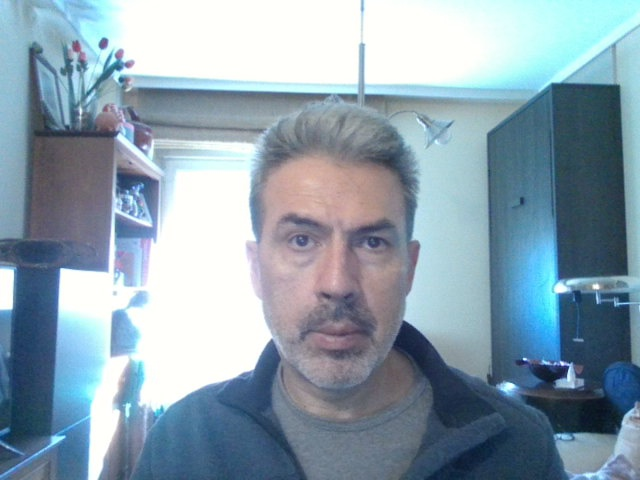
#> input picture dataset/jorge/Jorge_1736850120.904844.jpg, 640 x 480 px; its folder holds only this picture in this run
$ python preprocess.py
#> lines starting #> are read from the running program, lines starting #| are printed output that depends on the picture
import os
import cv2
import numpy as np
from PIL import Image, ImageEnhance
import shutil


def augment_and_preprocess_dataset(input_dir, output_dir, required_size=(224, 224)):
#> called with input_dir = 'dataset/jorge', output_dir = 'dataset_preprocessed/jorge', required_size = (224, 224)
    if os.path.exists(output_dir):
        shutil.rmtree(output_dir)
    os.makedirs(output_dir)

    face_cascade = cv2.CascadeClassifier(cv2.data.haarcascades + 'haarcascade_frontalface_default.xml')

    for filename in os.listdir(input_dir):
        if filename.lower().endswith(('.png', '.jpg', '.jpeg')):
            image_path = os.path.join(input_dir, filename)
            img = cv2.imread(image_path)
#> img is the input picture: shape (480, 640, 3); mean B, G, R 174, 160.2, 139.5
            gray = cv2.cvtColor(img, cv2.COLOR_BGR2GRAY)
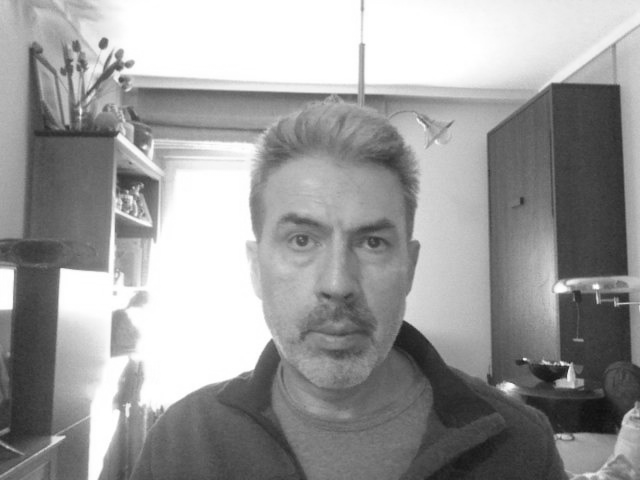
#> gray: shape (480, 640); min 16, max 255, mean 155.6

            faces = face_cascade.detectMultiScale(gray, 1.1, 4)
#> faces = [[239, 163, 197, 197]]

            for i, (x, y, w, h) in enumerate(faces):
                face = img[y:y+h, x:x+w]
                base_name = os.path.splitext(filename)[0]
                face_pil = Image.fromarray(cv2.cvtColor(face, cv2.COLOR_BGR2RGB))
                face_pil = face_pil.resize(required_size)
                output_path = os.path.join(output_dir, f"{base_name}_face_{i}.jpg")
                face_pil.save(output_path)

                flipped = face_pil.transpose(Image.FLIP_LEFT_RIGHT)
                flipped.save(os.path.join(output_dir, f"{base_name}_face_{i}_flipped.jpg"))

                enhancer = ImageEnhance.Brightness(face_pil)
                bright_img = enhancer.enhance(1.3)
                bright_img.save(os.path.join(output_dir, f"{base_name}_face_{i}_bright.jpg"))
                dark_img = enhancer.enhance(0.7)
                dark_img.save(os.path.join(output_dir, f"{base_name}_face_{i}_dark.jpg"))

                cv_face = cv2.cvtColor(np.array(face_pil), cv2.COLOR_RGB2BGR)

                for angle in [-15, 15]:
                    matrix = cv2.getRotationMatrix2D((cv_face.shape[1]/2, cv_face.shape[0]/2), angle, 1.0)
                    rotated = cv2.warpAffine(cv_face, matrix, (cv_face.shape[1], cv_face.shape[0]))
                    cv2.imwrite(os.path.join(output_dir, f"{base_name}_face_{i}_rot{angle}.jpg"), rotated)

                zoom_factor = 1.1
                zoomed = cv2.resize(cv_face, None, fx=zoom_factor, fy=zoom_factor)
                start_y = (zoomed.shape[0] - cv_face.shape[0]) // 2
                start_x = (zoomed.shape[1] - cv_face.shape[1]) // 2
                zoomed = zoomed[start_y:start_y+cv_face.shape[0], start_x:start_x+cv_face.shape[1]]
                cv2.imwrite(os.path.join(output_dir, f"{base_name}_face_{i}_zoomed.jpg"), zoomed)
#> this loop made 1 pass
#> (x, y, w, h, zoom_factor, start_y, start_x) on pass 1: (239, 163, 197, 197, 1.1, 11, 11)
#> pass 1, in augment_and_preprocess_dataset, `face = img[y:y+h, x:x+w]`:
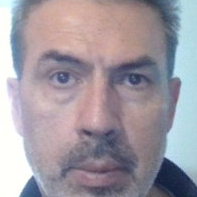
#> face: shape (197, 197, 3); mean B, G, R 162.5, 154, 160.9
#> pass 1, in augment_and_preprocess_dataset, `flipped = face_pil.transpose(Image.FLIP_LEFT_RIGHT)`:
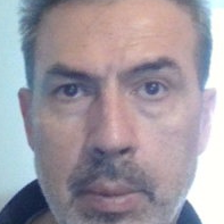
#> flipped: PIL image 224x224 RGB; mean R, G, B 160.9, 154, 162.5
#> after the loop:
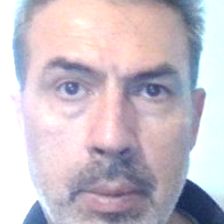
#> bright_img: PIL image 224x224 RGB; mean R, G, B 201, 190.9, 200.4
#> after the loop:
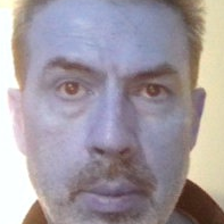
#> cv_face: shape (224, 224, 3); mean R, G, B 162.5, 154, 160.9
#> after the loop:
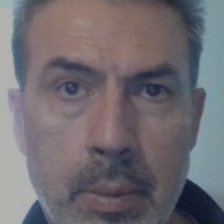
#> dark_img: PIL image 224x224 RGB; mean R, G, B 112.2, 107.3, 113.3

    print(f"Processing and augmentation completed. Images saved in {output_dir}")
#| Processing and augmentation completed. Images saved in dataset_preprocessed/jorge


def main():
    input_dir = "dataset/jorge"
    output_dir = "dataset_preprocessed/jorge"

    augment_and_preprocess_dataset(input_dir, output_dir)

if __name__ == "__main__":
    main()

$ run again, on dataset/jorge/Jorge_1736881180.213852.jpg
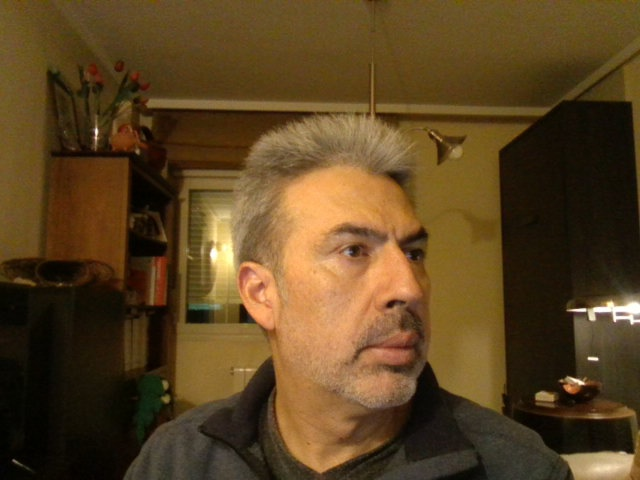
#> input picture dataset/jorge/Jorge_1736881180.213852.jpg, 640 x 480 px
#> in augment_and_preprocess_dataset, img is the input picture: shape (480, 640, 3); mean B, G, R 33.4, 67.3, 91.4
#> in augment_and_preprocess_dataset, `gray = cv2.cvtColor(img, cv2.COLOR_BGR2GRAY)`:
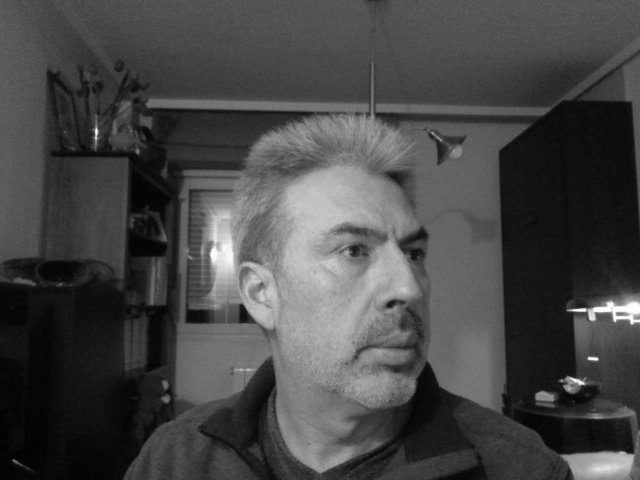
#> gray: shape (480, 640); min 0, max 255, mean 70.6
#> faces = [[123, 191, 47, 47], [250, 157, 233, 233]]
#> the loop in augment_and_preprocess_dataset, `for i, (x, y, w, h) in enumerate(faces):` made 2 passes
#> (x, y, w, h, zoom_factor, start_y, start_x) on passes 1 to 2: (123, 191, 47, 47, 1.1, 11, 11), (250, 157, 233, 233, 1.1, 11, 11)
#> after the loop in augment_and_preprocess_dataset, `for i, (x, y, w, h) in enumerate(faces):`:
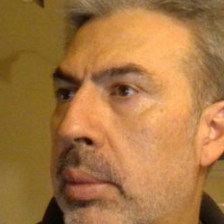
#> flipped: PIL image 224x224 RGB; mean R, G, B 166, 118.2, 65.7
#| Processing and augmentation completed. Images saved in dataset_preprocessed/jorge
